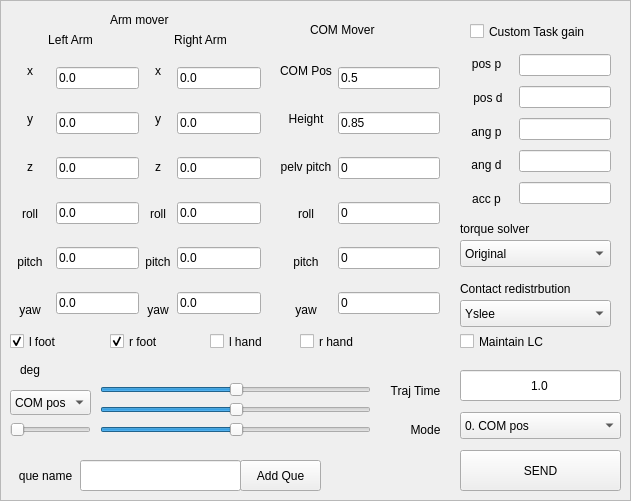
    <widget class="QFrame" name="frame_13">
     <property name="geometry">
      <rect>
       <x>10</x>
       <y>20</y>
       <width>631</width>
       <height>501</height>
      </rect>
     </property>
     <property name="frameShape">
      <enum>QFrame::StyledPanel</enum>
     </property>
     <property name="frameShadow">
      <enum>QFrame::Raised</enum>
     </property>
     <widget class="QLabel" name="label_56">
      <property name="geometry">
       <rect>
        <x>110</x>
        <y>10</y>
        <width>81</width>
        <height>20</height>
       </rect>
      </property>
      <property name="text">
       <string>Arm mover</string>
      </property>
     </widget>
     <widget class="QWidget" name="horizontalLayoutWidget_2">
      <property name="geometry">
       <rect>
        <x>10</x>
        <y>50</y>
        <width>251</width>
        <height>281</height>
       </rect>
      </property>
      <layout class="QHBoxLayout" name="horizontalLayout_4">
       <item>
        <layout class="QHBoxLayout" name="horizontalLayout_6">
         <item>
          <layout class="QVBoxLayout" name="verticalLayout_18">
           <item>
            <widget class="QLabel" name="l_arm_x">
             <property name="sizePolicy">
              <sizepolicy hsizetype="Minimum" vsizetype="Preferred">
               <horstretch>0</horstretch>
               <verstretch>0</verstretch>
              </sizepolicy>
             </property>
             <property name="minimumSize">
              <size>
               <width>40</width>
               <height>0</height>
              </size>
             </property>
             <property name="text">
              <string>x</string>
             </property>
             <property name="alignment">
              <set>Qt::AlignCenter</set>
             </property>
            </widget>
           </item>
           <item>
            <widget class="QLabel" name="l_arm_y">
             <property name="sizePolicy">
              <sizepolicy hsizetype="Minimum" vsizetype="Preferred">
               <horstretch>0</horstretch>
               <verstretch>0</verstretch>
              </sizepolicy>
             </property>
             <property name="minimumSize">
              <size>
               <width>40</width>
               <height>0</height>
              </size>
             </property>
             <property name="text">
              <string>y</string>
             </property>
             <property name="alignment">
              <set>Qt::AlignCenter</set>
             </property>
            </widget>
           </item>
           <item>
            <widget class="QLabel" name="l_arm_z">
             <property name="sizePolicy">
              <sizepolicy hsizetype="Minimum" vsizetype="Preferred">
               <horstretch>0</horstretch>
               <verstretch>0</verstretch>
              </sizepolicy>
             </property>
             <property name="minimumSize">
              <size>
               <width>40</width>
               <height>0</height>
              </size>
             </property>
             <property name="text">
              <string>z</string>
             </property>
             <property name="alignment">
              <set>Qt::AlignCenter</set>
             </property>
            </widget>
           </item>
           <item>
            <widget class="QLabel" name="l_arm_roll">
             <property name="text">
              <string>roll</string>
             </property>
             <property name="alignment">
              <set>Qt::AlignCenter</set>
             </property>
            </widget>
           </item>
           <item>
            <widget class="QLabel" name="l_arm_pitch">
             <property name="text">
              <string>pitch</string>
             </property>
             <property name="alignment">
              <set>Qt::AlignCenter</set>
             </property>
            </widget>
           </item>
           <item>
            <widget class="QLabel" name="l_arm_yaw">
             <property name="text">
              <string>yaw</string>
             </property>
             <property name="alignment">
              <set>Qt::AlignCenter</set>
             </property>
            </widget>
           </item>
          </layout>
         </item>
         <item>
          <layout class="QVBoxLayout" name="verticalLayout_17">
           <item>
            <widget class="QLineEdit" name="text_l_x">
             <property name="text">
              <string>0.0</string>
             </property>
            </widget>
           </item>
           <item>
            <widget class="QLineEdit" name="text_l_y">
             <property name="text">
              <string>0.0</string>
             </property>
            </widget>
           </item>
           <item>
            <widget class="QLineEdit" name="text_l_z">
             <property name="text">
              <string>0.0</string>
             </property>
            </widget>
           </item>
           <item>
            <widget class="QLineEdit" name="text_l_roll">
             <property name="text">
              <string>0.0</string>
             </property>
            </widget>
           </item>
           <item>
            <widget class="QLineEdit" name="text_l_pitch">
             <property name="text">
              <string>0.0</string>
             </property>
            </widget>
           </item>
           <item>
            <widget class="QLineEdit" name="text_l_yaw">
             <property name="text">
              <string>0.0</string>
             </property>
            </widget>
           </item>
          </layout>
         </item>
        </layout>
       </item>
       <item>
        <layout class="QHBoxLayout" name="horizontalLayout_7">
         <item>
          <layout class="QVBoxLayout" name="verticalLayout_23">
           <item>
            <widget class="QLabel" name="label_62">
             <property name="text">
              <string>x</string>
             </property>
             <property name="alignment">
              <set>Qt::AlignCenter</set>
             </property>
            </widget>
           </item>
           <item>
            <widget class="QLabel" name="label_61">
             <property name="text">
              <string>y</string>
             </property>
             <property name="alignment">
              <set>Qt::AlignCenter</set>
             </property>
            </widget>
           </item>
           <item>
            <widget class="QLabel" name="label_60">
             <property name="text">
              <string>z</string>
             </property>
             <property name="alignment">
              <set>Qt::AlignCenter</set>
             </property>
            </widget>
           </item>
           <item>
            <widget class="QLabel" name="label_59">
             <property name="text">
              <string>roll</string>
             </property>
             <property name="alignment">
              <set>Qt::AlignCenter</set>
             </property>
            </widget>
           </item>
           <item>
            <widget class="QLabel" name="label_58">
             <property name="text">
              <string>pitch</string>
             </property>
             <property name="alignment">
              <set>Qt::AlignCenter</set>
             </property>
            </widget>
           </item>
           <item>
            <widget class="QLabel" name="label_57">
             <property name="text">
              <string>yaw</string>
             </property>
             <property name="alignment">
              <set>Qt::AlignCenter</set>
             </property>
            </widget>
           </item>
          </layout>
         </item>
         <item>
          <layout class="QVBoxLayout" name="verticalLayout_19">
           <item>
            <widget class="QLineEdit" name="text_r_x">
             <property name="text">
              <string>0.0</string>
             </property>
            </widget>
           </item>
           <item>
            <widget class="QLineEdit" name="text_r_y">
             <property name="text">
              <string>0.0</string>
             </property>
            </widget>
           </item>
           <item>
            <widget class="QLineEdit" name="text_r_z">
             <property name="text">
              <string>0.0</string>
             </property>
            </widget>
           </item>
           <item>
            <widget class="QLineEdit" name="text_r_roll">
             <property name="text">
              <string>0.0</string>
             </property>
            </widget>
           </item>
           <item>
            <widget class="QLineEdit" name="text_r_pitch">
             <property name="text">
              <string>0.0</string>
             </property>
            </widget>
           </item>
           <item>
            <widget class="QLineEdit" name="text_r_yaw">
             <property name="text">
              <string>0.0</string>
             </property>
            </widget>
           </item>
          </layout>
         </item>
        </layout>
       </item>
      </layout>
     </widget>
     <widget class="QLabel" name="label_63">
      <property name="geometry">
       <rect>
        <x>10</x>
        <y>30</y>
        <width>121</width>
        <height>20</height>
       </rect>
      </property>
      <property name="text">
       <string>Left Arm</string>
      </property>
      <property name="alignment">
       <set>Qt::AlignCenter</set>
      </property>
     </widget>
     <widget class="QLabel" name="label_82">
      <property name="geometry">
       <rect>
        <x>140</x>
        <y>30</y>
        <width>121</width>
        <height>20</height>
       </rect>
      </property>
      <property name="text">
       <string>Right Arm</string>
      </property>
      <property name="alignment">
       <set>Qt::AlignCenter</set>
      </property>
     </widget>
     <widget class="QLabel" name="label_80">
      <property name="geometry">
       <rect>
        <x>380</x>
        <y>380</y>
        <width>71</width>
        <height>21</height>
       </rect>
      </property>
      <property name="text">
       <string>Traj Time</string>
      </property>
      <property name="alignment">
       <set>Qt::AlignCenter</set>
      </property>
     </widget>
     <widget class="QLabel" name="label_84">
      <property name="geometry">
       <rect>
        <x>400</x>
        <y>420</y>
        <width>51</width>
        <height>20</height>
       </rect>
      </property>
      <property name="text">
       <string>Mode</string>
      </property>
      <property name="alignment">
       <set>Qt::AlignCenter</set>
      </property>
     </widget>
     <widget class="QLineEdit" name="text_traj_time">
      <property name="geometry">
       <rect>
        <x>460</x>
        <y>370</y>
        <width>161</width>
        <height>31</height>
       </rect>
      </property>
      <property name="text">
       <string>1.0</string>
      </property>
      <property name="alignment">
       <set>Qt::AlignCenter</set>
      </property>
     </widget>
     <widget class="QPushButton" name="task_send_button">
      <property name="geometry">
       <rect>
        <x>460</x>
        <y>450</y>
        <width>161</width>
        <height>41</height>
       </rect>
      </property>
      <property name="text">
       <string>SEND</string>
      </property>
     </widget>
     <widget class="QLabel" name="label_81">
      <property name="geometry">
       <rect>
        <x>310</x>
        <y>20</y>
        <width>91</width>
        <height>20</height>
       </rect>
      </property>
      <property name="text">
       <string>COM Mover</string>
      </property>
     </widget>
     <widget class="QWidget" name="horizontalLayoutWidget_3">
      <property name="geometry">
       <rect>
        <x>280</x>
        <y>50</y>
        <width>160</width>
        <height>281</height>
       </rect>
      </property>
      <layout class="QHBoxLayout" name="horizontalLayout_5">
       <item>
        <layout class="QVBoxLayout" name="verticalLayout_26">
         <item>
          <widget class="QLabel" name="label_83">
           <property name="text">
            <string>COM Pos</string>
           </property>
           <property name="alignment">
            <set>Qt::AlignCenter</set>
           </property>
          </widget>
         </item>
         <item>
          <widget class="QLabel" name="label_86">
           <property name="text">
            <string>Height</string>
           </property>
           <property name="alignment">
            <set>Qt::AlignCenter</set>
           </property>
          </widget>
         </item>
         <item>
          <widget class="QLabel" name="label_104">
           <property name="text">
            <string>pelv pitch</string>
           </property>
           <property name="alignment">
            <set>Qt::AlignCenter</set>
           </property>
          </widget>
         </item>
         <item>
          <widget class="QLabel" name="label_87">
           <property name="text">
            <string>roll</string>
           </property>
           <property name="alignment">
            <set>Qt::AlignCenter</set>
           </property>
          </widget>
         </item>
         <item>
          <widget class="QLabel" name="label_90">
           <property name="text">
            <string>pitch</string>
           </property>
           <property name="alignment">
            <set>Qt::AlignCenter</set>
           </property>
          </widget>
         </item>
         <item>
          <widget class="QLabel" name="label_89">
           <property name="text">
            <string>yaw</string>
           </property>
           <property name="alignment">
            <set>Qt::AlignCenter</set>
           </property>
          </widget>
         </item>
        </layout>
       </item>
       <item>
        <layout class="QVBoxLayout" name="verticalLayout_16">
         <item>
          <widget class="QLineEdit" name="com_pos">
           <property name="text">
            <string>0.5</string>
           </property>
          </widget>
         </item>
         <item>
          <widget class="QLineEdit" name="com_height">
           <property name="text">
            <string>0.85</string>
           </property>
          </widget>
         </item>
         <item>
          <widget class="QLineEdit" name="pelv_pitch">
           <property name="text">
            <string>0</string>
           </property>
          </widget>
         </item>
         <item>
          <widget class="QLineEdit" name="com_roll">
           <property name="text">
            <string>0</string>
           </property>
          </widget>
         </item>
         <item>
          <widget class="QLineEdit" name="com_pitch">
           <property name="text">
            <string>0</string>
           </property>
          </widget>
         </item>
         <item>
          <widget class="QLineEdit" name="com_yaw">
           <property name="text">
            <string>0</string>
           </property>
          </widget>
         </item>
        </layout>
       </item>
      </layout>
     </widget>
     <widget class="QComboBox" name="task_mode">
      <property name="geometry">
       <rect>
        <x>460</x>
        <y>412</y>
        <width>161</width>
        <height>27</height>
       </rect>
      </property>
      <property name="sizePolicy">
       <sizepolicy hsizetype="Preferred" vsizetype="Fixed">
        <horstretch>0</horstretch>
        <verstretch>0</verstretch>
       </sizepolicy>
      </property>
      <property name="maximumSize">
       <size>
        <width>187</width>
        <height>27</height>
       </size>
      </property>
      <item>
       <property name="text">
        <string>0. COM pos</string>
       </property>
      </item>
      <item>
       <property name="text">
        <string>1. COM pos + rot</string>
       </property>
      </item>
      <item>
       <property name="text">
        <string>2. COM ,Upper</string>
       </property>
      </item>
      <item>
       <property name="text">
        <string>3. Pelv,Upper</string>
       </property>
      </item>
      <item>
       <property name="text">
        <string>4. left single</string>
       </property>
      </item>
      <item>
       <property name="text">
        <string>5. right single</string>
       </property>
      </item>
      <item>
       <property name="text">
        <string>6. --</string>
       </property>
      </item>
      <item>
       <property name="text">
        <string>7. multi contact</string>
       </property>
      </item>
      <item>
       <property name="text">
        <string>8. --</string>
       </property>
      </item>
      <item>
       <property name="text">
        <string>9. --</string>
       </property>
      </item>
      <item>
       <property name="text">
        <string>10. (Avatar) CustomController 1</string>
       </property>
      </item>
      <item>
       <property name="text">
        <string>11. (Avatar) CustomController 2</string>
       </property>
      </item>
      <item>
       <property name="text">
        <string>12. (Avatar) CustomController 3</string>
       </property>
      </item>
      <item>
       <property name="text">
        <string>13. (Avatar) CustomController 4</string>
       </property>
      </item>
      <item>
       <property name="text">
        <string>14. (Avatar) CustomController 5</string>
       </property>
      </item>
     </widget>
     <widget class="QLabel" name="label_88">
      <property name="geometry">
       <rect>
        <x>20</x>
        <y>360</y>
        <width>81</width>
        <height>20</height>
       </rect>
      </property>
      <property name="text">
       <string>deg</string>
      </property>
     </widget>
     <widget class="QCheckBox" name="customtaskgain">
      <property name="geometry">
       <rect>
        <x>470</x>
        <y>20</y>
        <width>141</width>
        <height>23</height>
       </rect>
      </property>
      <property name="text">
       <string>Custom Task gain</string>
      </property>
     </widget>
     <widget class="QFrame" name="taskgain">
      <property name="enabled">
       <bool>true</bool>
      </property>
      <property name="geometry">
       <rect>
        <x>460</x>
        <y>40</y>
        <width>161</width>
        <height>181</height>
       </rect>
      </property>
      <property name="frameShape">
       <enum>QFrame::NoFrame</enum>
      </property>
      <property name="frameShadow">
       <enum>QFrame::Raised</enum>
      </property>
      <widget class="QWidget" name="horizontalLayoutWidget">
       <property name="geometry">
        <rect>
         <x>0</x>
         <y>10</y>
         <width>151</width>
         <height>163</height>
        </rect>
       </property>
       <layout class="QHBoxLayout" name="horizontalLayout">
        <item>
         <layout class="QVBoxLayout" name="verticalLayout">
          <item>
           <widget class="QLabel" name="label_4">
            <property name="text">
             <string>pos p</string>
            </property>
            <property name="alignment">
             <set>Qt::AlignCenter</set>
            </property>
           </widget>
          </item>
          <item>
           <widget class="QLabel" name="label_5">
            <property name="text">
             <string>    pos d   </string>
            </property>
           </widget>
          </item>
          <item>
           <widget class="QLabel" name="label_6">
            <property name="text">
             <string>ang p</string>
            </property>
            <property name="alignment">
             <set>Qt::AlignCenter</set>
            </property>
           </widget>
          </item>
          <item>
           <widget class="QLabel" name="label_12">
            <property name="text">
             <string>ang d</string>
            </property>
            <property name="alignment">
             <set>Qt::AlignCenter</set>
            </property>
           </widget>
          </item>
          <item>
           <widget class="QLabel" name="label_135">
            <property name="text">
             <string>acc p</string>
            </property>
            <property name="alignment">
             <set>Qt::AlignCenter</set>
            </property>
           </widget>
          </item>
         </layout>
        </item>
        <item>
         <layout class="QVBoxLayout" name="verticalLayout_4">
          <item>
           <widget class="QLineEdit" name="pospgain"/>
          </item>
          <item>
           <widget class="QLineEdit" name="posdgain"/>
          </item>
          <item>
           <widget class="QLineEdit" name="angpgain"/>
          </item>
          <item>
           <widget class="QLineEdit" name="angdgain"/>
          </item>
          <item>
           <widget class="QLineEdit" name="accgain"/>
          </item>
         </layout>
        </item>
       </layout>
      </widget>
     </widget>
     <widget class="QPushButton" name="que_add">
      <property name="geometry">
       <rect>
        <x>240</x>
        <y>460</y>
        <width>81</width>
        <height>31</height>
       </rect>
      </property>
      <property name="text">
       <string>Add Que</string>
      </property>
     </widget>
     <widget class="QLineEdit" name="text_que">
      <property name="geometry">
       <rect>
        <x>80</x>
        <y>460</y>
        <width>161</width>
        <height>31</height>
       </rect>
      </property>
      <property name="text">
       <string/>
      </property>
      <property name="alignment">
       <set>Qt::AlignCenter</set>
      </property>
     </widget>
     <widget class="QLabel" name="label_103">
      <property name="geometry">
       <rect>
        <x>10</x>
        <y>460</y>
        <width>71</width>
        <height>31</height>
       </rect>
      </property>
      <property name="text">
       <string>que name</string>
      </property>
      <property name="alignment">
       <set>Qt::AlignCenter</set>
      </property>
     </widget>
     <widget class="QComboBox" name="solver_mode">
      <property name="geometry">
       <rect>
        <x>460</x>
        <y>240</y>
        <width>151</width>
        <height>27</height>
       </rect>
      </property>
      <property name="sizePolicy">
       <sizepolicy hsizetype="Preferred" vsizetype="Fixed">
        <horstretch>0</horstretch>
        <verstretch>0</verstretch>
       </sizepolicy>
      </property>
      <property name="maximumSize">
       <size>
        <width>187</width>
        <height>27</height>
       </size>
      </property>
      <item>
       <property name="text">
        <string>Original</string>
       </property>
      </item>
      <item>
       <property name="text">
        <string>QP1</string>
       </property>
      </item>
      <item>
       <property name="text">
        <string>QP2</string>
       </property>
      </item>
      <item>
       <property name="text">
        <string>QP2_junhee</string>
       </property>
      </item>
      <item>
       <property name="text">
        <string>QP3</string>
       </property>
      </item>
     </widget>
     <widget class="QComboBox" name="cr_mode">
      <property name="geometry">
       <rect>
        <x>460</x>
        <y>300</y>
        <width>151</width>
        <height>27</height>
       </rect>
      </property>
      <property name="sizePolicy">
       <sizepolicy hsizetype="Preferred" vsizetype="Fixed">
        <horstretch>0</horstretch>
        <verstretch>0</verstretch>
       </sizepolicy>
      </property>
      <property name="maximumSize">
       <size>
        <width>187</width>
        <height>27</height>
       </size>
      </property>
      <item>
       <property name="text">
        <string>Yslee</string>
       </property>
      </item>
      <item>
       <property name="text">
        <string>QP</string>
       </property>
      </item>
      <item>
       <property name="text">
        <string>Off</string>
       </property>
      </item>
     </widget>
     <widget class="QLabel" name="label_133">
      <property name="geometry">
       <rect>
        <x>460</x>
        <y>220</y>
        <width>91</width>
        <height>17</height>
       </rect>
      </property>
      <property name="text">
       <string>torque solver</string>
      </property>
     </widget>
     <widget class="QLabel" name="label_134">
      <property name="geometry">
       <rect>
        <x>460</x>
        <y>280</y>
        <width>151</width>
        <height>17</height>
       </rect>
      </property>
      <property name="text">
       <string>Contact redistrbution</string>
      </property>
     </widget>
     <widget class="QSlider" name="horizontalSlider">
      <property name="geometry">
       <rect>
        <x>100</x>
        <y>380</y>
        <width>271</width>
        <height>20</height>
       </rect>
      </property>
      <property name="value">
       <number>50</number>
      </property>
      <property name="orientation">
       <enum>Qt::Horizontal</enum>
      </property>
     </widget>
     <widget class="QSlider" name="horizontalSlider_2">
      <property name="geometry">
       <rect>
        <x>100</x>
        <y>400</y>
        <width>271</width>
        <height>20</height>
       </rect>
      </property>
      <property name="value">
       <number>50</number>
      </property>
      <property name="orientation">
       <enum>Qt::Horizontal</enum>
      </property>
     </widget>
     <widget class="QSlider" name="horizontalSlider_3">
      <property name="geometry">
       <rect>
        <x>100</x>
        <y>420</y>
        <width>271</width>
        <height>20</height>
       </rect>
      </property>
      <property name="value">
       <number>50</number>
      </property>
      <property name="orientation">
       <enum>Qt::Horizontal</enum>
      </property>
     </widget>
     <widget class="QComboBox" name="comboBox">
      <property name="geometry">
       <rect>
        <x>10</x>
        <y>390</y>
        <width>81</width>
        <height>25</height>
       </rect>
      </property>
      <item>
       <property name="text">
        <string>COM pos</string>
       </property>
      </item>
      <item>
       <property name="text">
        <string>Pelv Rot</string>
       </property>
      </item>
      <item>
       <property name="text">
        <string>UpperBody rotation</string>
       </property>
      </item>
      <item>
       <property name="text">
        <string>RightHand pos</string>
       </property>
      </item>
      <item>
       <property name="text">
        <string>RightHand rot</string>
       </property>
      </item>
      <item>
       <property name="text">
        <string>LeftHand pos</string>
       </property>
      </item>
      <item>
       <property name="text">
        <string>LeftHand rot</string>
       </property>
      </item>
     </widget>
     <widget class="QSlider" name="horizontalSlider_4">
      <property name="geometry">
       <rect>
        <x>10</x>
        <y>420</y>
        <width>81</width>
        <height>20</height>
       </rect>
      </property>
      <property name="minimum">
       <number>1</number>
      </property>
      <property name="maximum">
       <number>20</number>
      </property>
      <property name="value">
       <number>1</number>
      </property>
      <property name="orientation">
       <enum>Qt::Horizontal</enum>
      </property>
     </widget>
     <widget class="QCheckBox" name="checkBox">
      <property name="geometry">
       <rect>
        <x>460</x>
        <y>330</y>
        <width>141</width>
        <height>23</height>
       </rect>
      </property>
      <property name="text">
       <string>Maintain LC</string>
      </property>
     </widget>
     <widget class="QCheckBox" name="cb_lf">
      <property name="geometry">
       <rect>
        <x>10</x>
        <y>330</y>
        <width>92</width>
        <height>23</height>
       </rect>
      </property>
      <property name="text">
       <string>l foot</string>
      </property>
      <property name="checked">
       <bool>true</bool>
      </property>
     </widget>
     <widget class="QCheckBox" name="cb_rf">
      <property name="geometry">
       <rect>
        <x>110</x>
        <y>330</y>
        <width>92</width>
        <height>23</height>
       </rect>
      </property>
      <property name="text">
       <string>r foot</string>
      </property>
      <property name="checked">
       <bool>true</bool>
      </property>
     </widget>
     <widget class="QCheckBox" name="cb_lh">
      <property name="geometry">
       <rect>
        <x>210</x>
        <y>330</y>
        <width>92</width>
        <height>23</height>
       </rect>
      </property>
      <property name="text">
       <string>l hand</string>
      </property>
     </widget>
     <widget class="QCheckBox" name="cb_rh">
      <property name="geometry">
       <rect>
        <x>300</x>
        <y>330</y>
        <width>92</width>
        <height>23</height>
       </rect>
      </property>
      <property name="text">
       <string>r hand</string>
      </property>
     </widget>
    </widget>
